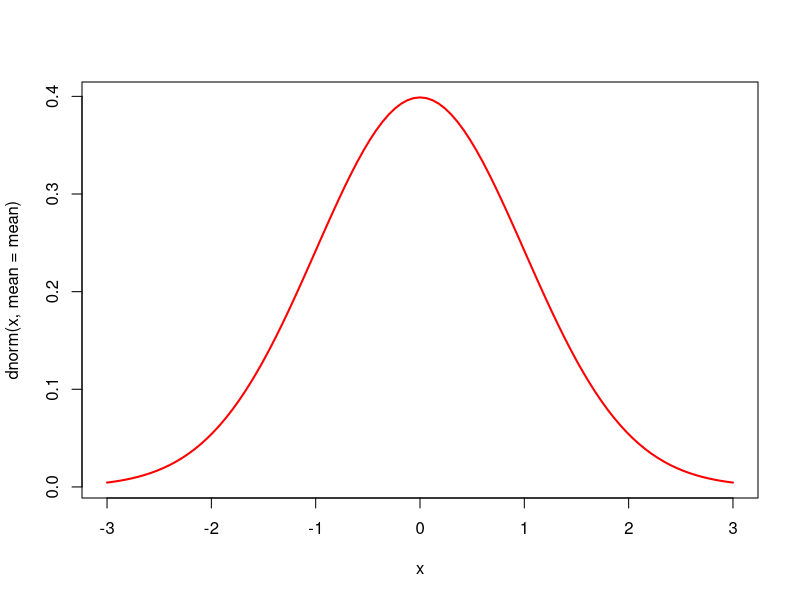

Generate this figure with R:
## ---- chunk 1
w <- 3
mean <- 0
sdev <- 1
## ---- chunk 2
curve(dnorm(x, mean=mean), lwd = 2, col = 'red', from=-w, to=w)
